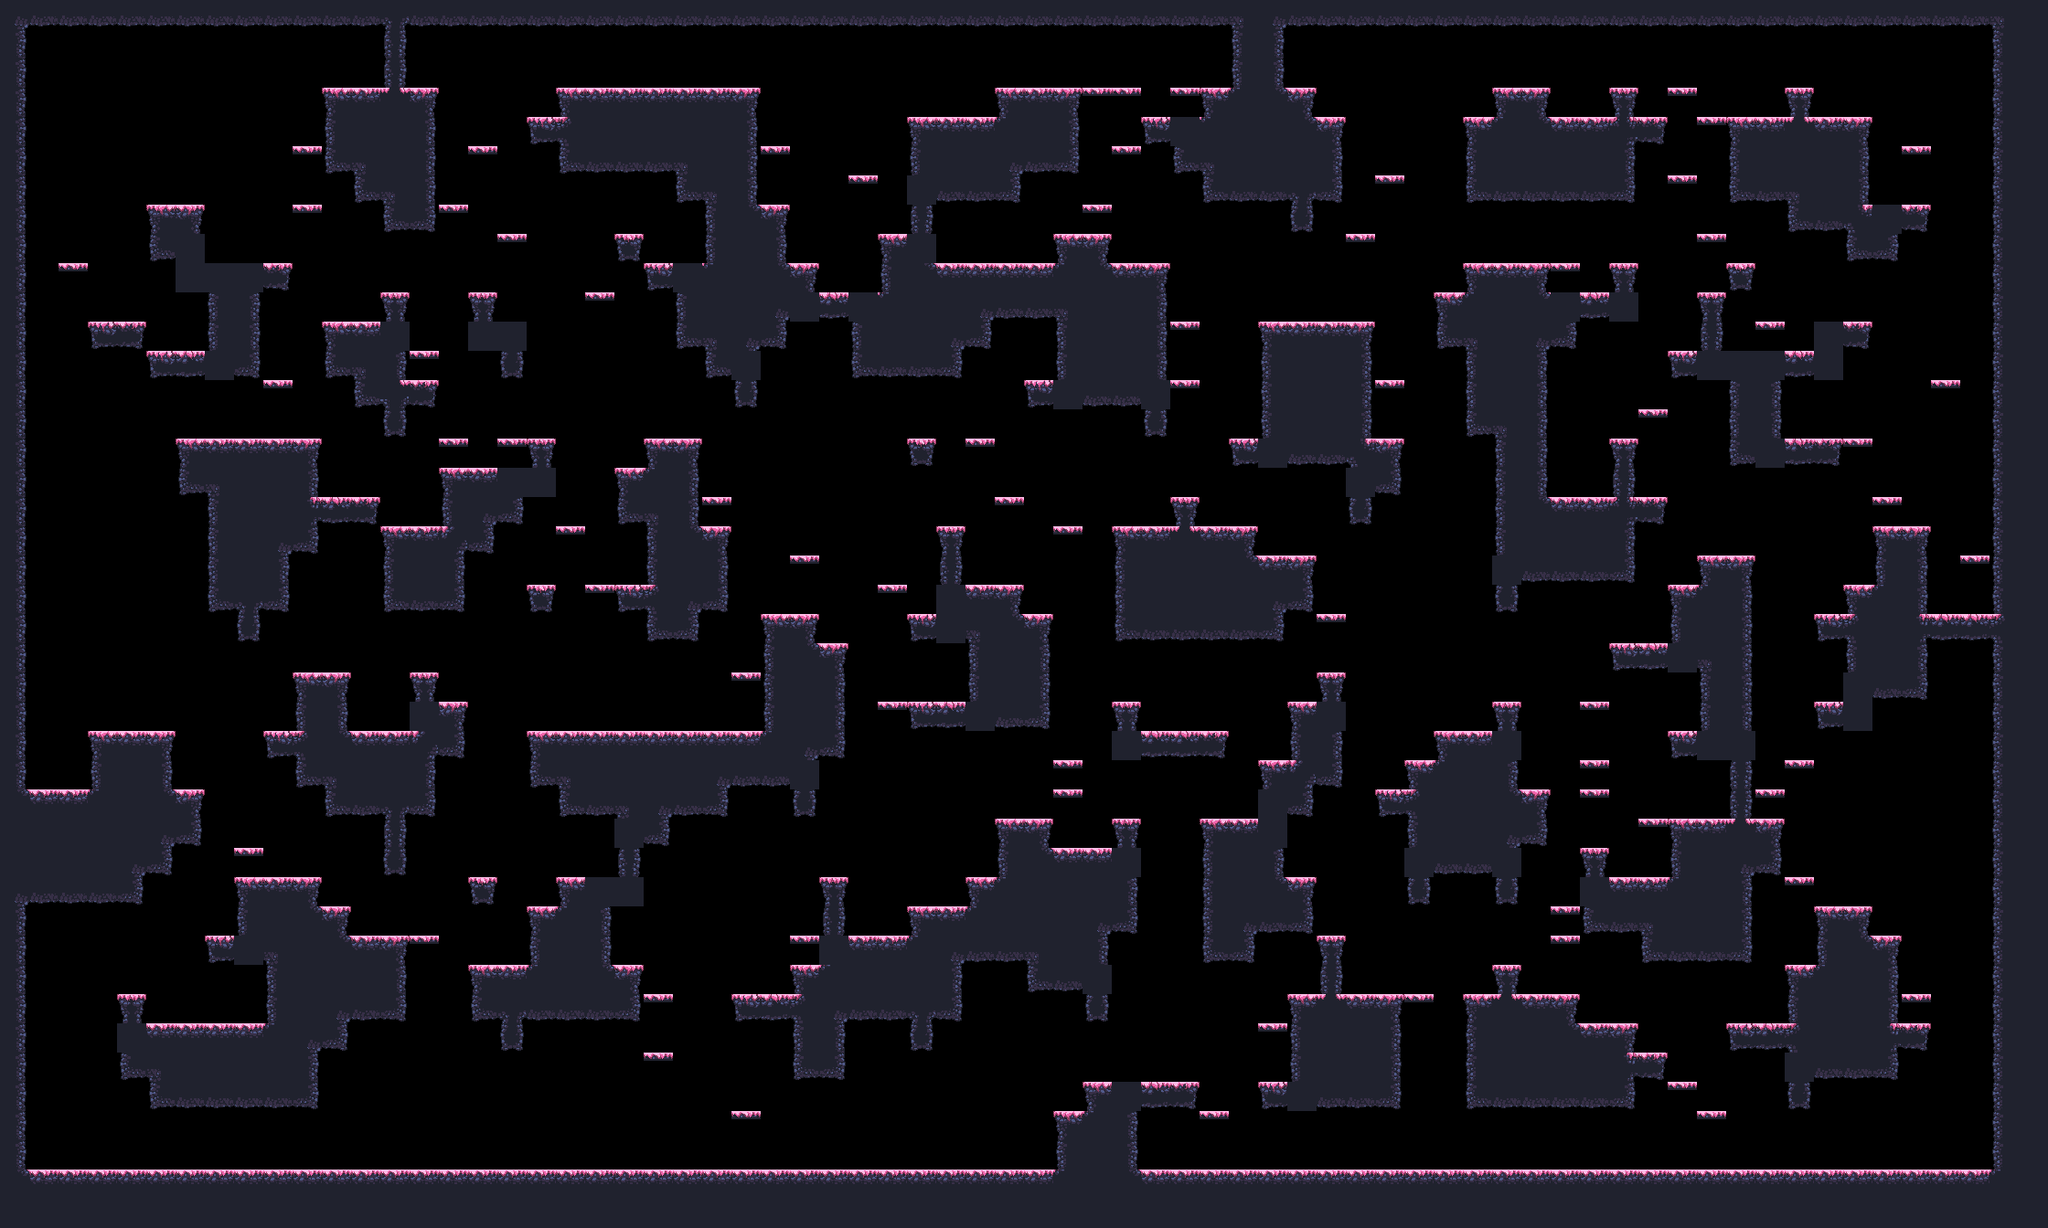

A 2D game scene composited from a Tiled map and its tileset images. What follows is a short description and the map's XML, with each tile layer's data collapsed to a summary:
An orthogonal 70x42 tile map with 32x32 px tiles, 1 tile layer (main) and 17 objects (9x spawn, spawnPlayer0, spawnCrown0, spawnPlayer1, spawnCrown1, ...).

<map compressionlevel="0" height="42" infinite="0" nextlayerid="3" nextobjectid="4" orientation="orthogonal" renderorder="right-down" tiledversion="1.3.2" tileheight="32" tilewidth="32" version="1.2" width="70">
 <tileset firstgid="1" source="forest_spring_tile_set.tsx" />
 <layer height="42" id="1" name="main" width="70">
  <data>[2940 cells, 1267 non-empty, 29 distinct tile ids]</data>
 </layer>
 <objectgroup id="2" name="objects"><object id="1" name="spawnPlayer0" x="128" y="304.0" /><object id="2" name="spawnCrown0" x="192" y="176.0" /><object id="3" name="spawnPlayer1" x="2080" y="176.0" /><object id="4" name="spawnCrown1" x="2048" y="80.0" /><object id="5" name="spawnPlayer2" x="64" y="1232.0" /><object id="6" name="spawnCrown2" x="96" y="1232.0" /><object id="7" name="spawnPlayer3" x="2112" y="1232.0" /><object id="8" name="spawnCrown3" x="2080" y="1232.0" /><object id="9" name="spawn" x="768" y="1232.0" /><object id="10" name="spawn" x="736" y="752.0" /><object id="11" name="spawn" x="512" y="912.0" /><object id="12" name="spawn" x="1888" y="560.0" /><object id="13" name="spawn" x="2112" y="1232.0" /><object id="14" name="spawn" x="64" y="1232.0" /><object id="15" name="spawn" x="1952" y="336.0" /><object id="16" name="spawn" x="96" y="1232.0" /><object id="17" name="spawn" x="1056" y="528.0" /></objectgroup></map>
